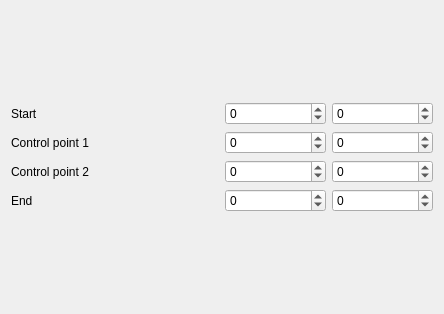
<?xml version="1.0" encoding="UTF-8"?>
<ui version="4.0">
 <class>InspectorSpatSymbolBezier</class>
 <widget class="QWidget" name="InspectorSpatSymbolBezier">
  <property name="geometry">
   <rect>
    <x>0</x>
    <y>0</y>
    <width>444</width>
    <height>314</height>
   </rect>
  </property>
  <property name="windowTitle">
   <string>Form</string>
  </property>
  <layout class="QVBoxLayout" name="verticalLayout">
   <item>
    <layout class="QGridLayout" name="gridLayout">
     <item row="0" column="0">
      <widget class="QLabel" name="label_6">
       <property name="text">
        <string>Start</string>
       </property>
      </widget>
     </item>
     <item row="0" column="1">
      <layout class="QHBoxLayout" name="horizontalLayout_2">
       <item>
        <widget class="QSpinBox" name="startX">
         <property name="minimum">
          <number>-100</number>
         </property>
         <property name="maximum">
          <number>100</number>
         </property>
        </widget>
       </item>
       <item>
        <widget class="QSpinBox" name="startY">
         <property name="minimum">
          <number>-100</number>
         </property>
         <property name="maximum">
          <number>100</number>
         </property>
        </widget>
       </item>
      </layout>
     </item>
     <item row="1" column="0">
      <widget class="QLabel" name="label">
       <property name="text">
        <string>Control point 1</string>
       </property>
      </widget>
     </item>
     <item row="2" column="0">
      <widget class="QLabel" name="label_3">
       <property name="text">
        <string>Control point 2</string>
       </property>
      </widget>
     </item>
     <item row="3" column="1">
      <layout class="QHBoxLayout" name="horizontalLayout_5">
       <item>
        <widget class="QSpinBox" name="stopX">
         <property name="minimum">
          <number>-100</number>
         </property>
         <property name="maximum">
          <number>100</number>
         </property>
        </widget>
       </item>
       <item>
        <widget class="QSpinBox" name="stopY">
         <property name="minimum">
          <number>-100</number>
         </property>
         <property name="maximum">
          <number>100</number>
         </property>
         <property name="value">
          <number>0</number>
         </property>
        </widget>
       </item>
      </layout>
     </item>
     <item row="3" column="0">
      <widget class="QLabel" name="label_5">
       <property name="text">
        <string>End</string>
       </property>
      </widget>
     </item>
     <item row="1" column="1">
      <layout class="QHBoxLayout" name="horizontalLayout_4">
       <item>
        <widget class="QSpinBox" name="control1X">
         <property name="minimum">
          <number>-100</number>
         </property>
         <property name="maximum">
          <number>100</number>
         </property>
        </widget>
       </item>
       <item>
        <widget class="QSpinBox" name="control1Y">
         <property name="minimum">
          <number>-100</number>
         </property>
         <property name="maximum">
          <number>100</number>
         </property>
         <property name="value">
          <number>0</number>
         </property>
        </widget>
       </item>
      </layout>
     </item>
     <item row="2" column="1">
      <layout class="QHBoxLayout" name="horizontalLayout_10">
       <item>
        <widget class="QSpinBox" name="control2X">
         <property name="minimum">
          <number>-100</number>
         </property>
         <property name="maximum">
          <number>100</number>
         </property>
        </widget>
       </item>
       <item>
        <widget class="QSpinBox" name="control2Y">
         <property name="minimum">
          <number>-100</number>
         </property>
         <property name="maximum">
          <number>100</number>
         </property>
         <property name="value">
          <number>0</number>
         </property>
        </widget>
       </item>
      </layout>
     </item>
    </layout>
   </item>
  </layout>
 </widget>
 <resources>
  <include location="musescore.qrc"/>
 </resources>
 <connections/>
</ui>
